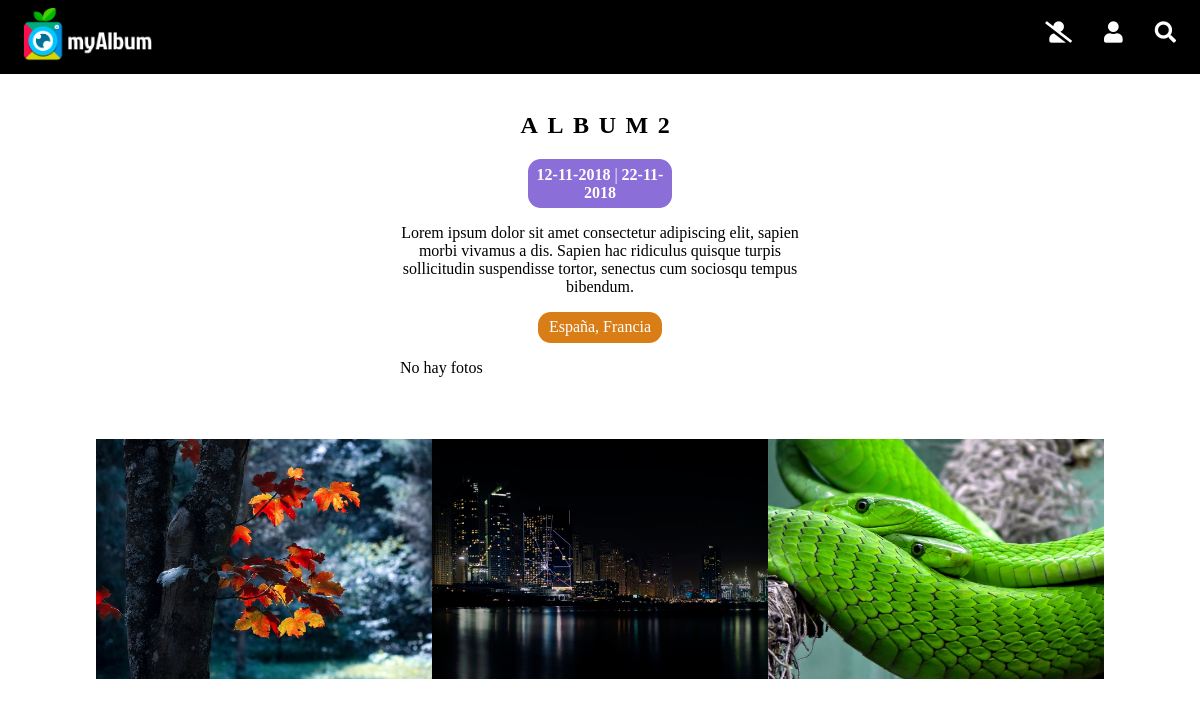
The page /verAlbum.php?album=2 (signed in) on the database its author committed.
### tables this page shows
CREATE TABLE `albumes` (
  `IdAlbum` int(100) NOT NULL,
  `Titulo` varchar(100) NOT NULL,
  `Descripcion` varchar(10000) NOT NULL,
  `Usuario` int(100) NOT NULL
);

CREATE TABLE `fotos` (
  `IdFoto` int(100) NOT NULL,
  `Titulo` varchar(100) NOT NULL,
  `Descripcion` varchar(10000) NOT NULL,
  `Fecha` date NOT NULL,
  `Pais` int(100) DEFAULT NULL,
  `Album` int(100) NOT NULL,
  `Fichero` varchar(3000) NOT NULL,
  `Alternativo` varchar(200) NOT NULL,
  `FRegistro` time NOT NULL
);

### verAlbum.php (the view, shortened to what this page needs)
<!DOCTYPE html>
<html lang="es">
<head>
    <?php
    if (!isset($_SESSION['sesion'])) {
        include('head.php');
    } else {
        if ($_SESSION['sesion']['Estilo'] == '1') {
            include('head.php');
        } else if ($_SESSION['sesion']['Estilo'] == '2') {
            include('headAltoContraste.php');
        }
    }
    ?>
</head>
<body>
<?php
include('header.php');
?>
<div id="background-verAlbum" class="background_parallax">
    <section class="col-4 margin_auto ">
        <br>
        <?php
        require("conexionBD.php");
        $id_album = mysqli_real_escape_string($conexion, $_GET['album']);
        $sql = "SELECT * FROM fotos WHERE Album=$id_album";
        $resultados = $conexion->query($sql);
        $sql2 = "SELECT min(Fecha) as minFecha, max(Fecha) as maxFecha FROM fotos WHERE Album=$id_album";
        $resultados_fecha = $conexion->query($sql2);
        $row_fechas = $resultados_fecha->fetch_assoc();
        $sql3 = "SELECT * FROM albumes WHERE IdAlbum=$id_album";
        $resultados_album = $conexion->query($sql3);
        $fila_album = $resultados_album->fetch_assoc();
        $sql4 = "SELECT distinct Pais FROM fotos WHERE Album=$id_album";
        $resultados_paises = $conexion->query($sql4);
        $array_paises = array();
        while ($row_paises = $resultados_paises->fetch_assoc()) {
            $id_pais = mysqli_real_escape_string($conexion, $row_paises['Pais']);
            $sql5 = "SELECT nomPais FROM paises WHERE IdPais=$id_pais";
            $resultados_nombres_paises = $conexion->query($sql5);
            $res_paises_fetch = $resultados_nombres_paises->fetch_assoc();
            array_push($array_paises, $res_paises_fetch['nomPais']);
        }
        $nombre_album = $fila_album['Titulo'];
        $descrip_album = $fila_album['Descripcion'];
        $min_fecha = $row_fechas['minFecha'];
        $max_fecha = $row_fechas['maxFecha'];
        $fecha_remp_min = str_replace("/", "-", $min_fecha);
        $fecha_format_min = date("d-m-Y", strtotime($fecha_remp_min));
        $fecha_remp_max = str_replace("/", "-", $max_fecha);
        $fecha_format_max = date("d-m-Y", strtotime($fecha_remp_max));
        echo "<h2 class=\"white\">$nombre_album</h2>";
        echo "<div class=\"fecha_album\"><strong>$fecha_format_min</strong> | <strong>$fecha_format_max</strong></div>";
        echo "<p style='text-align: center' class='white'>$descrip_album</p>";
        echo "<div class=\"info_paises\">";
        foreach ($array_paises as $pais) {
            echo "$pais";
            if ($pais !== end($array_paises)) {
                echo ", ";
            }
        }
        echo "</div>";
        if(isset($resultados)){
            echo "<p class='white'>No hay fotos</p>";
        }
        ?>
        <br>
    </section>
</div>
<section class="col-11 margin_auto">
    <br>
    <div class="container col-11 margin_auto">
        <?php
        while ($fila = $resultados->fetch_assoc()) {
            $id = $fila['IdFoto'];
            $fichero = $fila['Fichero'];
            $titulo = $fila['Titulo'];
            $descripcion = $fila['Descripcion'];
            $paisBuscar = mysqli_real_escape_string($conexion, $fila['Pais']);
            $sqlPais = "SELECT * FROM PAISES WHERE IdPais = '$paisBuscar'";
            $pais = $conexion->query($sqlPais);
            $fecha = $fila['FRegistro'];
            $paisNom = $pais->fetch_assoc();
            $paisNom2 = $paisNom['NomPais'];
            echo "<a class='link_photo' href='foto.php?foto=$id'><div class='box_photo'><div class=\"foto\" style=\"background-image: url('img/$fichero');\"><div class=\"text_photo\"><h2>$titulo</h2><div class='info_foto'>$descripcion</div><br><div class='info_foto'>$paisNom2, $fecha</div></div></div></div></a>";
        }
        ?>
    </div>
</section>
</body>
</html>

### css/style.css (style rules this page uses)
body { margin: 0; font-family: 'Montserrat', sans-serif; background-color: #0e0e0e; }
h2 { text-transform: uppercase; letter-spacing: 0.4em; text-align: center; }
::placeholder { color: black; opacity: 0.7; }
.col-4 { width: 33.33%; }
.col-11 { width: 91.66%; }
.white { color: white; }
.background_parallax { background-attachment: fixed; background-position: center; background-repeat: no-repeat; background-size: cover; width: 100%; }
.fecha_album { background-color: #8c6ed9; color: white; text-align: center; padding: 0.4em; border-radius: 0.8em; width: 33%; margin: 0 auto; }
.info_paises { background-color: #d97e17; color: white; text-align: center; padding: 0.4em; border-radius: 0.8em; width: 28%; margin: 0 auto; }
.container { height: auto; padding: 0 20px 20px 20px; display: grid; grid-template-columns: repeat(auto-fit, minmax(30%, 2fr)); }
.box_photo { width: 100%; height: 15em; position: relative; background-color: rgb(0, 0, 0); margin: 10px auto; box-shadow: 0 0 2em #000; }
.box_photo::before, .box_photo::after { content: ""; position: absolute; top: 15px; left: 15px; right: 15px; bottom: 15px; transition: all 0.5s ease-out; }
.box_photo::before { border-top: 1px solid white; border-bottom: 1px solid white; transform: scale(0, 1); }
.box_photo::after { border-left: 1px solid white; border-right: 1px solid white; transform: scale(1, 0); }
.margin_auto { margin: auto; }
.foto { max-width: 100%; height: 100%; object-fit: cover; background-size: cover; background-position: center center; background-repeat: no-repeat; }
#background-verAlbum { background-image: url('../img/i19.jpeg'); }
@media only screen and (max-width: 1200px) { .col-4 { width: 25em; } }

### css/print.css (style rules this page uses)
body { margin: 0; font-family: Georgia, serif; background-color: white; }
h2 { font-family: Georgia, serif; text-transform: uppercase; letter-spacing: 0.4em; text-align: center; }
a { font-family: Georgia, serif; text-decoration: none; color: black; font-weight: 600; font-size: medium; }
::placeholder { color: black; opacity: 0.7; }
.white { color: black; }
.margin_auto { margin: auto; }
.col-4 { width: 85%; }
#background-verAlbum { background-image: none; }

### css/altoContraste.css (style rules this page uses)
h2 { font-family: Georgia, serif; text-transform: uppercase; letter-spacing: 0.4em; text-align: center; }
::placeholder { color: black; opacity: 0.7; }
.col-4 { width: 33.33%; }
.col-11 { width: 91.66%; }
.white { color: black; }
.background_parallax { background-attachment: fixed; background-position: center; background-repeat: no-repeat; background-size: cover; width: 100%; }
.fecha_album { background-color: #8c6ed9; color: white; text-align: center; padding: 0.4em; border-radius: 0.8em; width: 33%; margin: 0 auto; }
.info_paises { background-color: #d97e17; color: white; text-align: center; padding: 0.4em; border-radius: 0.8em; width: 28%; margin: 0 auto; }
.container { height: auto; padding: 0 20px 20px 20px; display: grid; grid-template-columns: repeat(auto-fit, minmax(30%, 2fr)); }
.box_photo { width: 100%; height: 15em; position: relative; background-color: rgb(0, 0, 0); margin: 10px auto; box-shadow: none; }
.box_photo::before, .box_photo::after { content: ""; position: absolute; top: 15px; left: 15px; right: 15px; bottom: 15px; transition: all 0.5s ease-out; }
.box_photo::before { border-top: 1px solid white; border-bottom: 1px solid white; transform: scale(0, 1); }
.box_photo::after { border-left: 1px solid white; border-right: 1px solid white; transform: scale(1, 0); }
.margin_auto { margin: auto; }
.foto { max-width: 100%; height: 100%; object-fit: cover; background-size: cover; background-position: center center; background-repeat: no-repeat; }
#background-verAlbum { background-image: none; }
@media only screen and (max-width: 1200px) { .col-4 { width: 25em; } }

### rows shown on the page
albumes: Titulo "ALBUM2", Descripcion "Lorem ipsum dolor sit amet consectetur adipiscing elit, sapien morbi vivamus a dis. Sapien hac ridiculus quisque turpis sollicitudin suspendisse tortor, senectus cum sociosqu tempus bibendum."
fotos: Fichero (picture)
fotos: Fichero (picture)
fotos: Fichero (picture)

### other values the page prints
$fecha_format_min "12-11-2018"
$fecha_format_max "22-11-2018"
$pais "España"
$pais "Francia"
